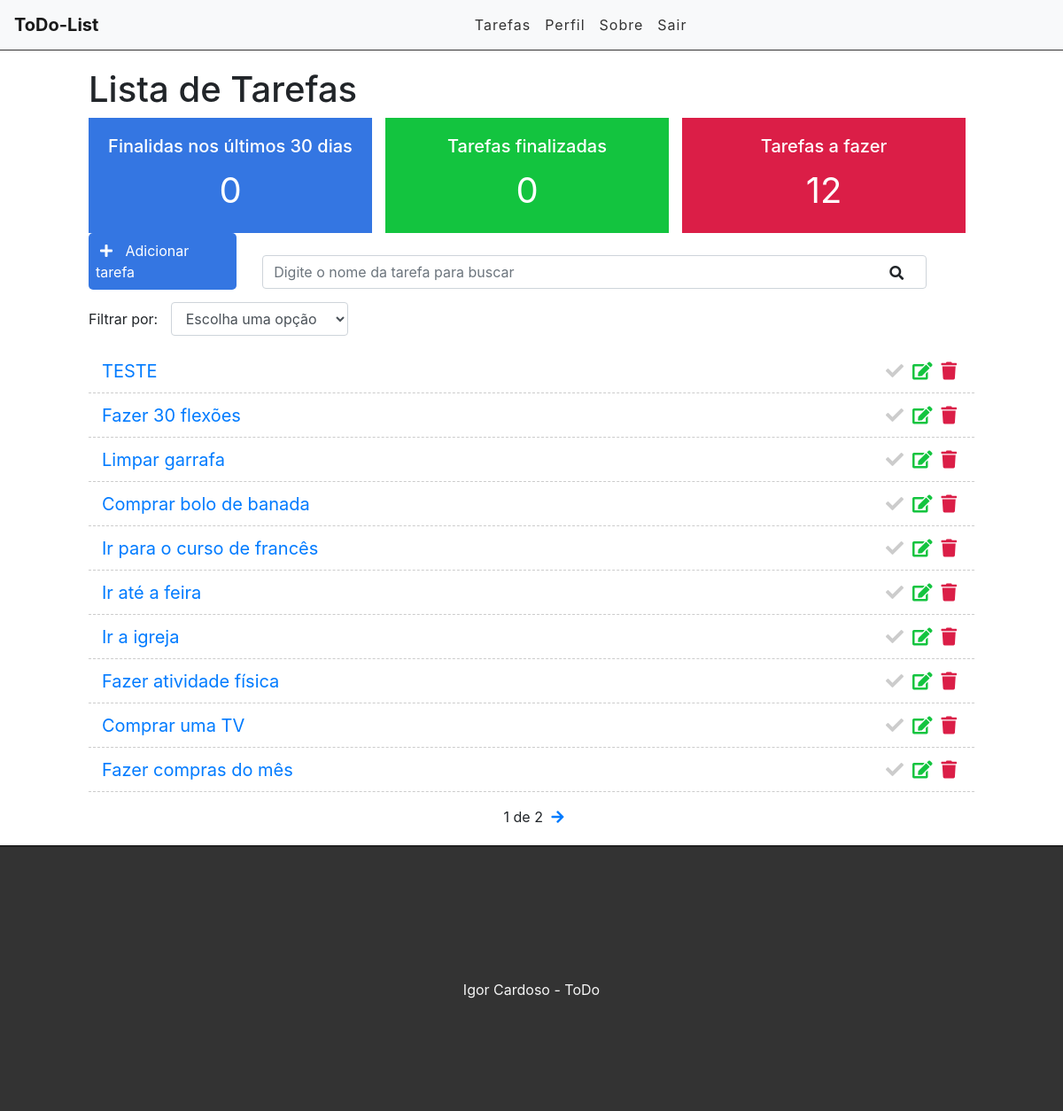
Page / (signed in) on the earlier database version.
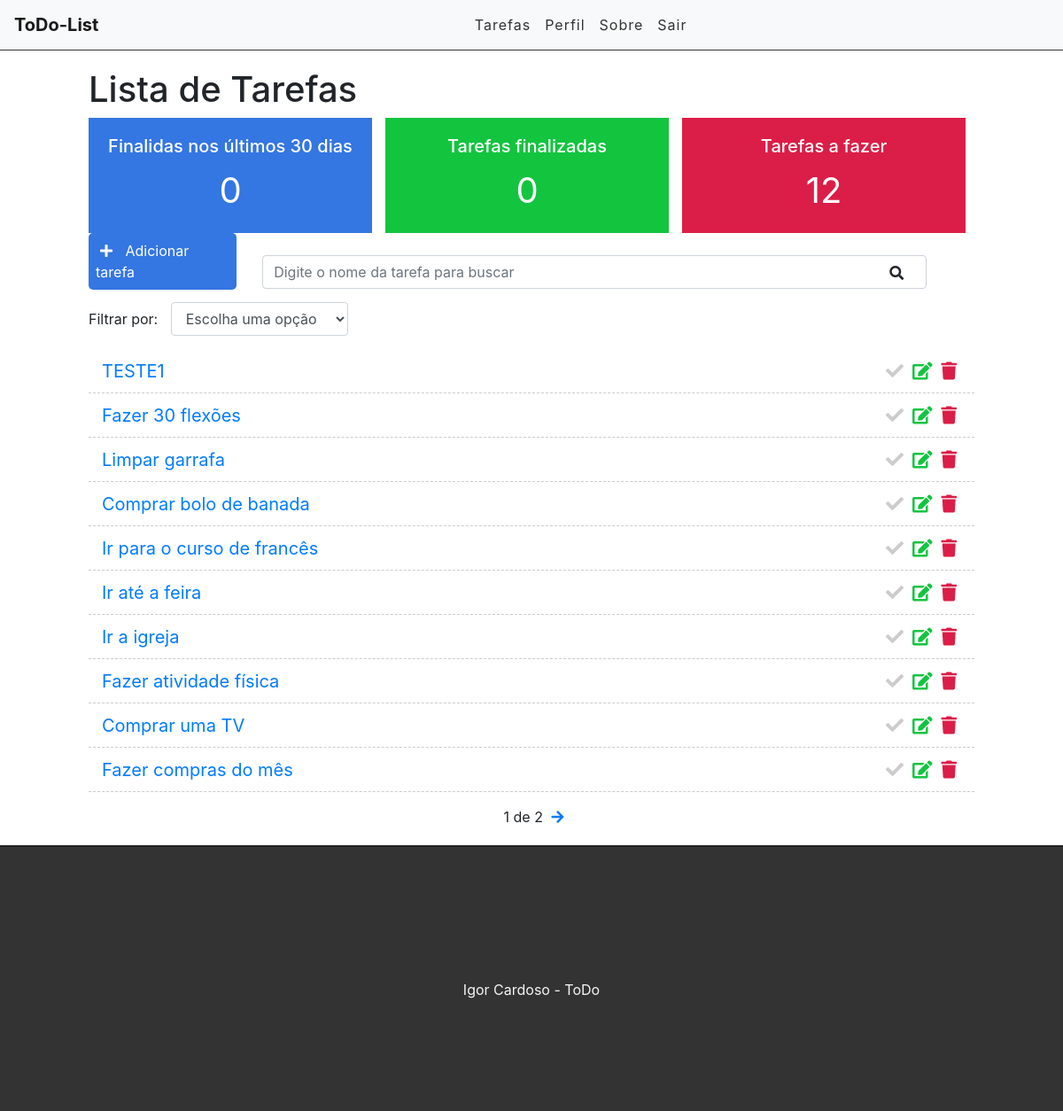
Same page on the later database version.
### tasks/models.py (models this page shows, shortened)
class Task(models.Model):
	STATUS = (
		('fazendo', 'Fazendo'),
		('feito', 'Feito')
	)
	title = models.CharField(max_length=255)
	description = models.TextField(blank=True)
	done = models.CharField(
		max_length=7, # Tamanho da entrada
		choices=STATUS,
	)
	user = models.ForeignKey(get_user_model(), on_delete=models.CASCADE) # Id do usuário
	share = models.CharField(blank=True, max_length=25)
	completion_date = models.DateField(blank=True)
	created_at = models.DateTimeField(auto_now_add=True)
	update_at = models.DateTimeField(auto_now=True)

### tasks/views.py (the view)
# urls.py: path('', views.taskList, name='task-list'),
@login_required
def taskList(request):		#   order_by: ordena por data de criação do mais novo para mais antigo
	search = request.GET.get('search')	# reseach é name do input de busca que está no html list.html
	filter = request.GET.get('filter') # Filtro
	dias_30 = datetime.datetime.now()-datetime.timedelta(days=30)
	taskFeitaRecente = Task.objects.filter(done='feito', update_at__gt=dias_30, user=request.user).count()
	taskFeito = Task.objects.filter(done='feito', user=request.user).count()
	taskFazendo = Task.objects.filter(done='fazendo', user=request.user).count()
	if search: # Filtrar pelo nome
		tasks = Task.objects.filter(title__icontains=search, user=request.user)#, user=request.user)
	elif filter: # Filtrar pelo estado (feito ou fazendo)
		tasks = Task.objects.filter(done=filter, user=request.user) # Vai filtrar pelo user e pelo done
	else:
		tasks_list = Task.objects.all().order_by('-created_at').filter(user=request.user)
		paginacao = Paginator(tasks_list, 10) # (lista, num de páginas)
		page = request.GET.get('page')
		tasks = paginacao.get_page(page) # Vai exibir o numero correto na página que está
	return render(request, 'tasks/list.html', {'tasks': tasks, 'taskFeitaRecente': taskFeitaRecente,
               'taskFeito': taskFeito, 'taskFazendo': taskFazendo})

### tasks/templates/tasks/list.html (shortened to what this page needs)
{% extends 'base.html' %}
{% block content %}
<div class="offset-1 col-10 list-div">
	<h1>Lista de Tarefas</h1>
	<div class="container dashboard">
		<div class="col-4 dashboard-box" id="dashboard-lastdays">
			<h4>Finalidas nos últimos 30 dias</h4>
			<span>{{ taskFeitaRecente }}</span>
		</div>
		<div class="col-4 dashboard-box" id="dashboard-done">
			<h4>Tarefas finalizadas</h4>
			<span>{{ taskFeito }}</span>
		</div>
		<div class="col-4 dashboard-box" id="dashboard-doing">
			<h4>Tarefas a fazer</h4>
			<span>{{ taskFazendo }}</span>
		</div>
	</div>
	<a id="add-link" href="newtask/">
		<div class="col-2 add-div">
			<i class="fas fa-plus"></i> Adicionar tarefa
		</div>
	</a>
	<div class="col-9 search-div">
		<form method="GET" id="search-form">
			<input class="form-control" type="text" id="search" name="search" placeholder="Digite o nome da tarefa para buscar" value="{{ request.GET.search }}">
			<i class="fas fa-search" id="search-btn"></i>
		</form>
	</div>
	<div class="col-12 filter-div" >
		<span>Filtrar por: </span>
		<select name="filter" id="filter" class="form-control">
			<option value="NADA">Escolha uma opção</option>
		</select>
	</div>
	<ul class="task-list">
		{% for task in tasks %}
			{% if task.done == 'fazendo' %}
				<li class="task-item">
			{% else %}
				<li class="task-item done">
			{% endif %}
					<span><a href="task/{{task.id}}">{{ task.title }}</a></span>
					<a href="delete/{{task.id}}" class="delete-btn"><span><i class="fas fa-trash"></i></span></a>
					<a href="edit/{{task.id}}"><span><i class="fas fa-edit"></i></span></a>
					<a href="changestatus/{{task.id}}"><span><i class="fas fa-check"></i></span></a>
				</li>
		{% endfor %}
	</ul>
	<div class="pagination">
		<span class="step-links">
			{% if tasks.paginator.num_pages %}
				<span class="current">
					{{ tasks.number }} de {{ tasks.paginator.num_pages }}
				</span>
			{% endif %}
			{% if tasks.has_next %}
				<a href="?page={{ tasks.next_page_number }}">
					<i class="fas fa-arrow-right"></i>
				</a>
			{% endif %}
		</span>
	</div>
</div>
{% endblock %}

Differences in the rows shown:
changed Task: title "TESTE" → "TESTE1"
